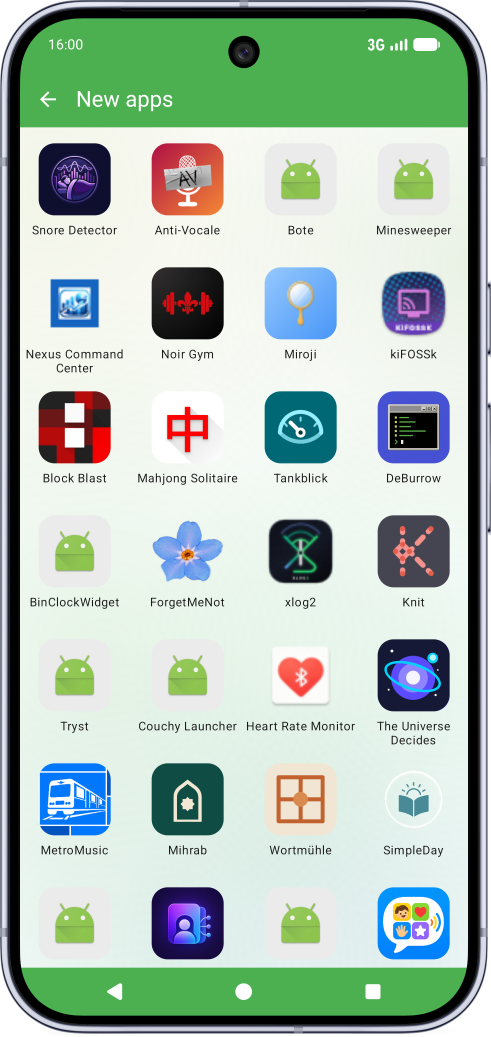
#> input picture website/assets/screenshots/green-1.png, 1472 x 3111 px (shown at 1/3 size); its folder holds 3 pictures in this run
$ python make-device-chrome.py
#> lines starting #> are read from the running program, lines starting #| are printed output that depends on the picture
#!/usr/bin/env python3
"""Lift a phone's status bar, app bar and navigation bar off the screenshots.

The security section shows a card it draws in HTML inside the device frame (see
make-device-frame.py). The card has to stay HTML, or it would stop being
translated into the thirteen languages the page is in. The bars around it do
not: they are the same bars in every shot here, and copying them is exact where
redrawing them was a guess.

    python3 make-device-chrome.py    # <accent>-1.png -> device-chrome-<accent>.png
    python3 optimise.py              # -> .webp, like any other

One file per accent, since the bars carry the accent colour, and script.js swaps
them with the hero shots when a visitor picks a colour. Each is the full glass
with only those three bands kept and everything between them transparent, so it
can be laid over the card at the screen's own size with no offsets to keep in
step.

The app's own name is painted out of the app bar. The shots' name says "New apps",
which is not the page this card belongs to, and a real app's name there would read
as a claim about that app. The page writes its own stand-in name over the cleared
strip (see .device-title): it has to be text rather than pixels to say the same
thing in all thirteen languages the page is in. The back arrow stays: on its own
it already says "somewhere inside an app", which is the point of the frame.

Requires Pillow (pip install pillow).
"""

import os
import sys

try:
    from PIL import Image
except ImportError:
    sys.exit("Pillow is missing: pip install pillow")

ACCENTS = ("green", "red", "purple")

# The glass, in the source images. Same for every shot: see make-device-frame.py.
SCREEN = (60, 55, 1344, 2992)

# The status bar's own depth, the one thing here that can't be read off the
# colour: it and the app bar are the same colour and meet without a seam.
STATUS_HEIGHT = 168

# Everything right of the back arrow in the app bar, which is the page's name.
TITLE_FROM = 110

# How far a pixel may drift from the bar's colour and still count as the bar.
BAR_TOLERANCE = 26


def main():
    here = os.path.dirname(os.path.abspath(__file__))
    sx, sy, sw, sh = SCREEN

    for accent in ACCENTS:
        source = Image.open(os.path.join(here, f"{accent}-1.png")).convert("RGBA")
#> source is the input picture: PIL image 1472x3111 RGBA; mean R, G, B, A 166.4, 185.7, 174, 250.2
        screen = source.crop((sx, sy, sx + sw, sy + sh))
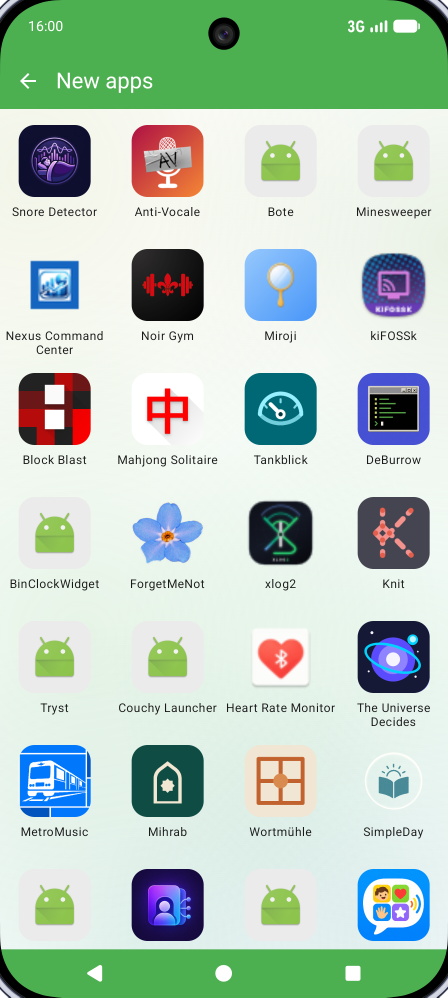
#> screen: PIL image 1344x2992 RGBA (shown at 1/3 size); mean R, G, B, A 180.3, 202.1, 187.9, 254.9; transparent parts drawn white
        pixels = screen.load()

        # Read off the shot rather than hard-coded: each accent has its own, and
        # where that colour stops is what decides how much to clear.
        bar = pixels[sw // 2, STATUS_HEIGHT + 40]
#> bar = (76, 175, 80, 255)

        def is_bar(pixel):
            return all(abs(pixel[i] - bar[i]) < BAR_TOLERANCE for i in range(3))

        middle = sw // 2
        appbar_bottom = max(y for y in range(150, 700) if is_bar(pixels[middle, y])) + 1
#> appbar_bottom = 327
        nav_top = min(y for y in range(sh - 1, sh - 400, -1) if is_bar(pixels[middle, y]))
#> nav_top = 2848

        for y in range(STATUS_HEIGHT, appbar_bottom):
            for x in range(TITLE_FROM, sw):
                pixels[x, y] = bar

        for y in range(appbar_bottom, nav_top):
            for x in range(sw):
                pixels[x, y] = (0, 0, 0, 0)

        out = os.path.join(here, f"device-chrome-{accent}.png")
        screen.save(out)
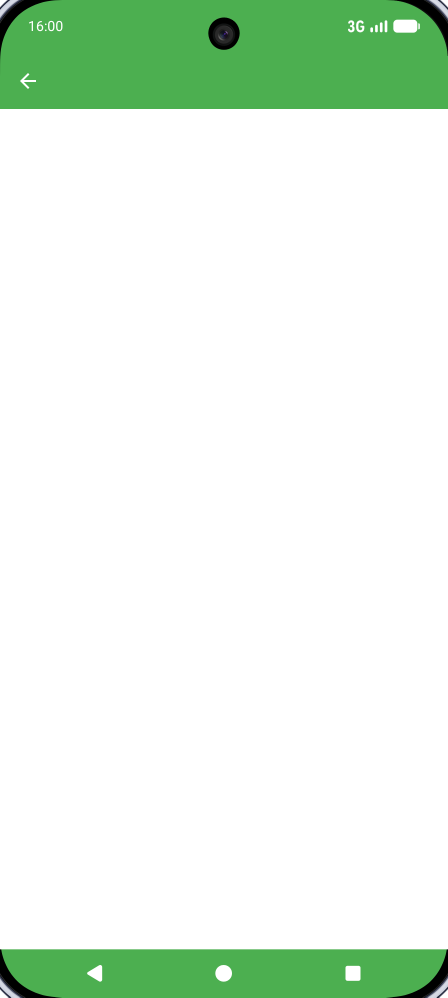
#> saved as device-chrome-green.png: PIL image 1344x2992 RGBA (shown at 1/3 size); mean R, G, B, A 12.1, 26.6, 12.7, 40.1; transparent parts drawn white
        print(f"{accent}-1.png -> {os.path.basename(out)}: bandeau haut 0..{appbar_bottom}, "
              f"barre de navigation {nav_top}..{sh}")
#| green-1.png -> device-chrome-green.png: bandeau haut 0..327, barre de navigation 2848..2992
#> pass 2 of the loop in main, `for accent in ACCENTS:`:
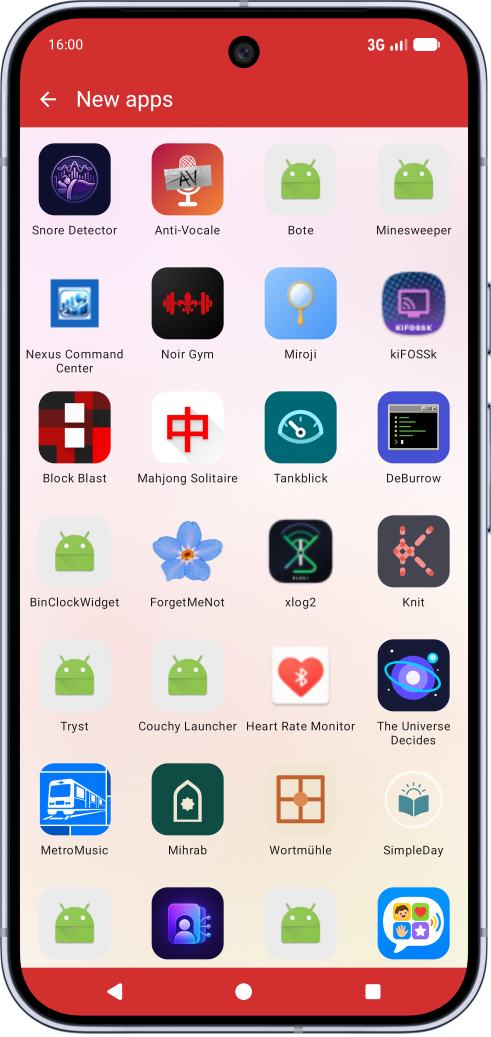
#> input picture website/assets/screenshots/red-1.png, 1472 x 3111 px (shown at 1/3 size)
#> in main, source is the input picture: PIL image 1472x3111 RGBA; mean R, G, B, A 190.2, 164.6, 168.5, 250.2
#> in main, `screen = source.crop((sx, sy, sx + sw, sy + sh))`:
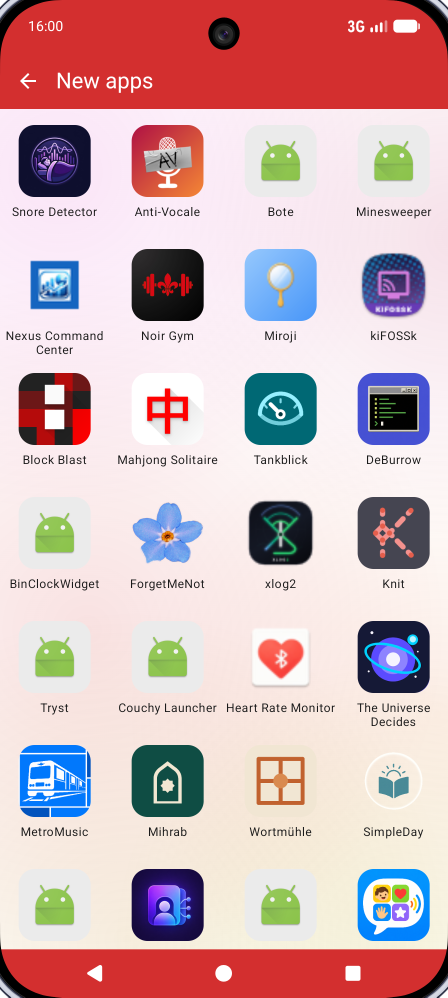
#> screen: PIL image 1344x2992 RGBA (shown at 1/3 size); mean R, G, B, A 207.4, 178.1, 181.6, 254.9; transparent parts drawn white
#> bar = (211, 47, 47, 255)
#> in main, `screen.save(out)`:
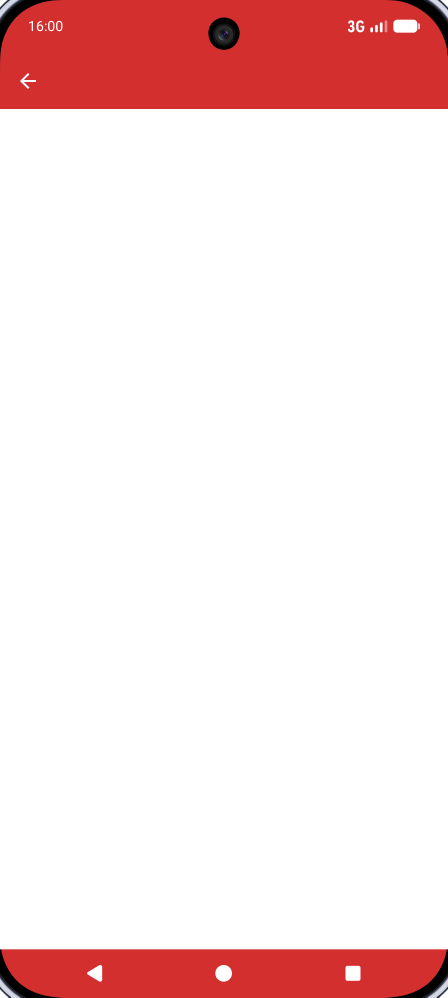
#> saved as device-chrome-red.png: PIL image 1344x2992 RGBA (shown at 1/3 size); mean R, G, B, A 31.9, 7.9, 7.9, 40.1; transparent parts drawn white
#| red-1.png -> device-chrome-red.png: bandeau haut 0..327, barre de navigation 2848..2992
#> pass 3 of the loop in main, `for accent in ACCENTS:`:
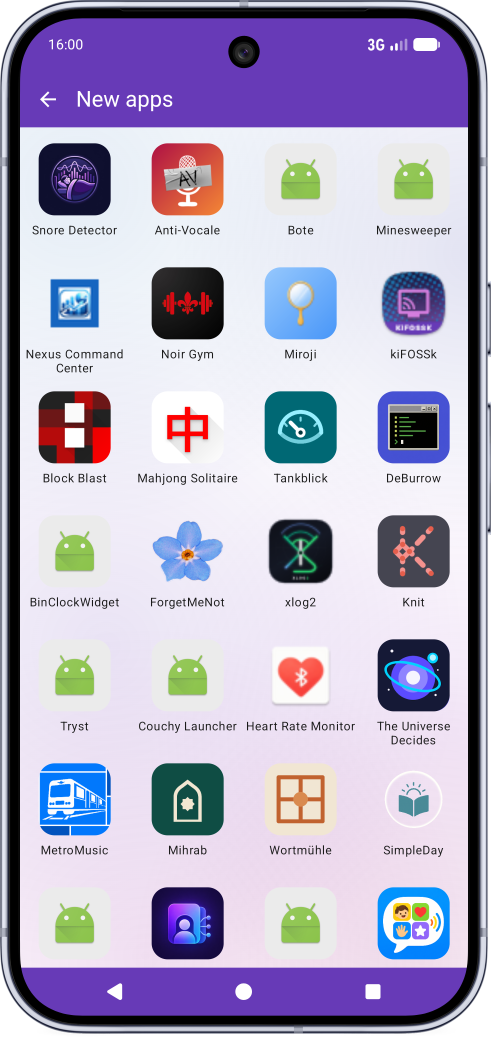
#> input picture website/assets/screenshots/purple-1.png, 1472 x 3111 px (shown at 1/3 size)
#> in main, source is the input picture: PIL image 1472x3111 RGBA; mean R, G, B, A 171.1, 164.9, 191.2, 250.2
#> in main, `screen = source.crop((sx, sy, sx + sw, sy + sh))`:
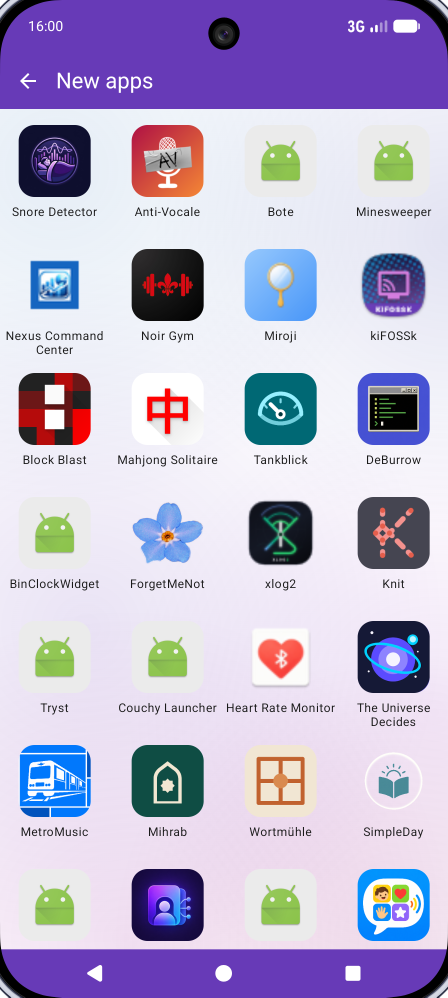
#> screen: PIL image 1344x2992 RGBA (shown at 1/3 size); mean R, G, B, A 185.7, 178.4, 207.5, 254.9; transparent parts drawn white
#> bar = (103, 58, 183, 255)
#> in main, `screen.save(out)`:
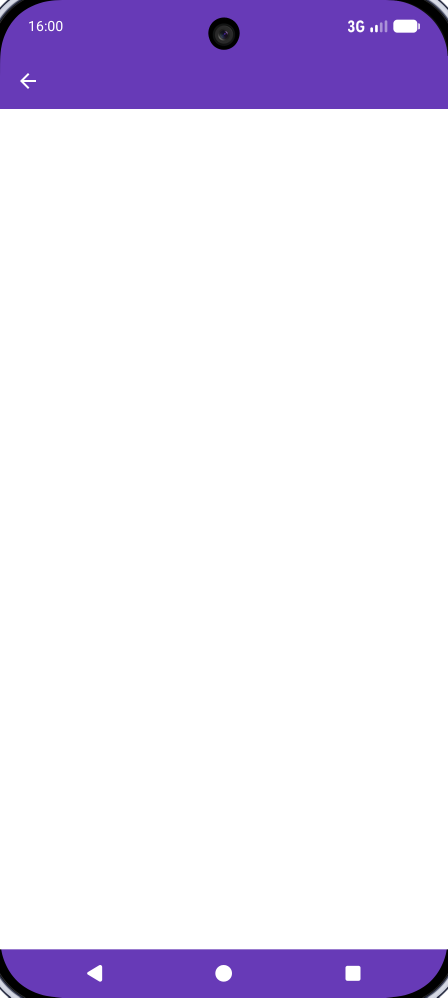
#> saved as device-chrome-purple.png: PIL image 1344x2992 RGBA (shown at 1/3 size); mean R, G, B, A 16.1, 9.5, 27.8, 40.1; transparent parts drawn white
#| purple-1.png -> device-chrome-purple.png: bandeau haut 0..327, barre de navigation 2848..2992

    print("Run optimise.py next to produce the .webp files the page serves.")


if __name__ == "__main__":
    main()
